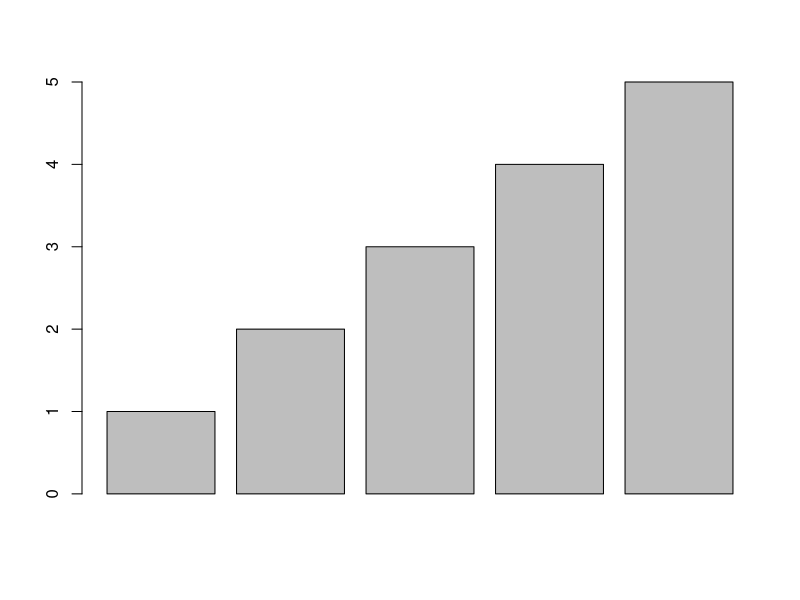
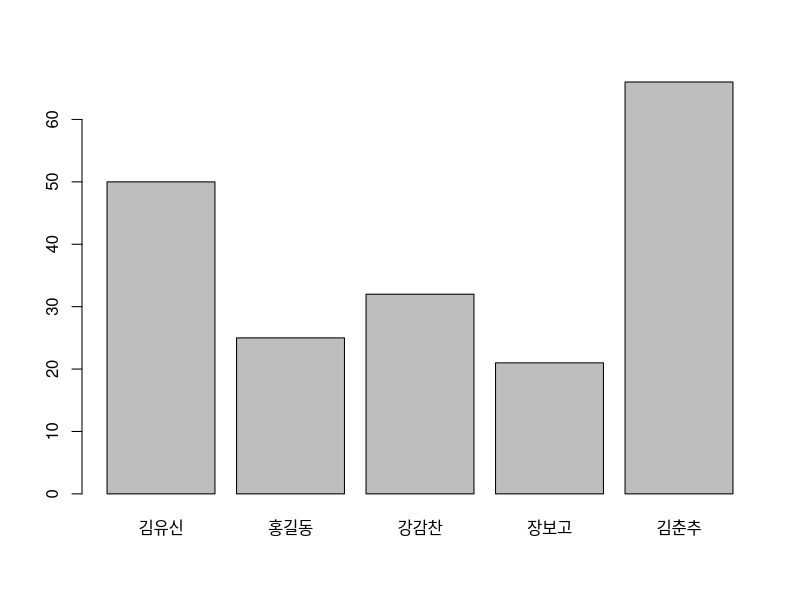
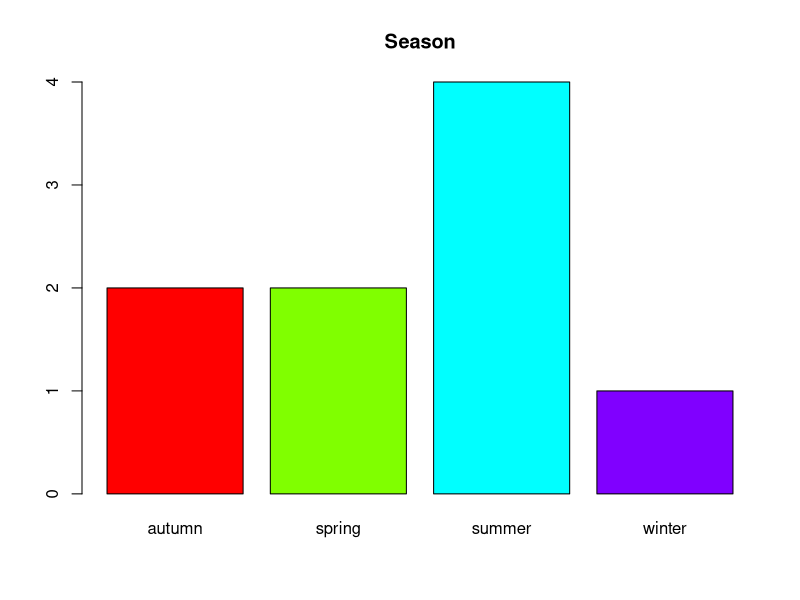
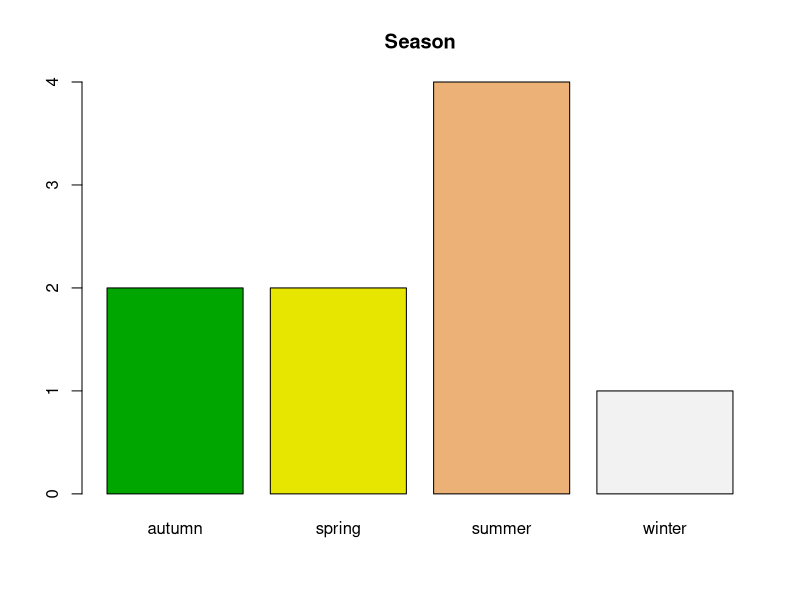
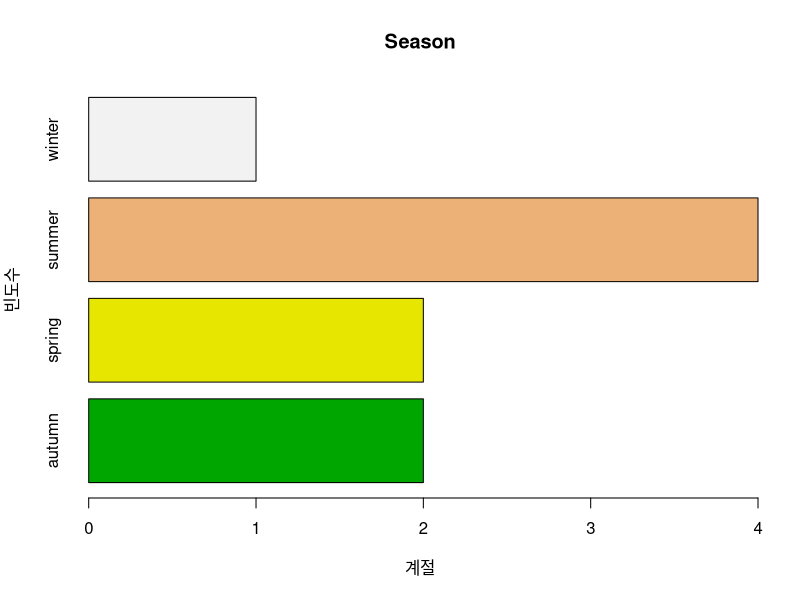
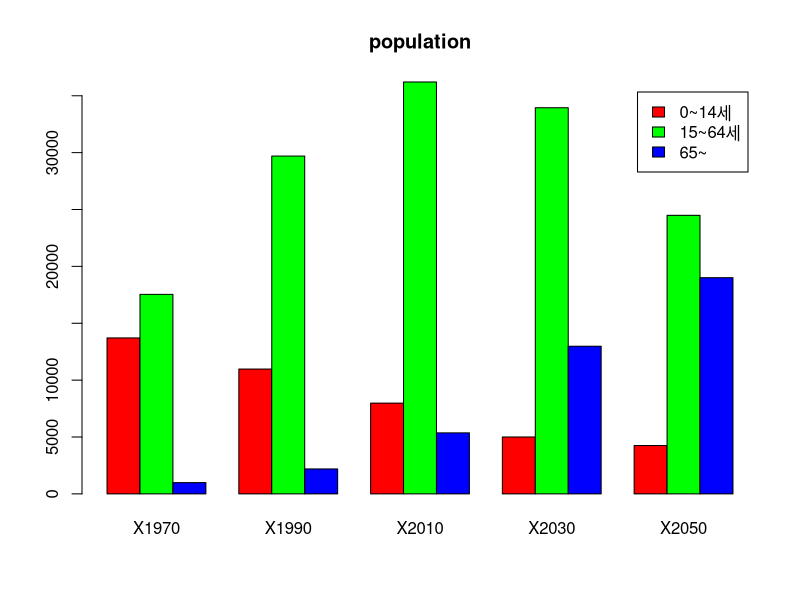

These charts were generated, in order, by the following R code:
# 날짜 : 2021-06-29
# 이름 : 박재형
# 내용 : barplot 막대차트 - p140

# 기본 막대차트
count <- c(1, 2, 3, 4, 5)
barplot(count)


score <- c(50, 25, 32, 21, 66)
names(score) <- c("김유신", "홍길동", "강감찬", "장보고", "김춘추")
barplot(score)

# 범주형 막대차트
season <- c("winter", "summer", "spring", "summer", "summer", "autumn", "summer", "autumn", "spring")

season
ds <- table(season)
ds

barplot(ds, main = "Season",
        col = rainbow(4))

barplot(ds, main = "Season",
        col = terrain.colors(4))

barplot(ds, main = "Season",
        col = terrain.colors(4),
        xlab = "계절",
        ylab = "빈도수",
        horiz = T)

# 누적 막대그래프
df_sample <- read.csv("../file/sample_population.csv")
df_sample

matrix_sample <- as.matrix(df_sample)
matrix_sample

barplot(matrix_sample, main = "population", col = rainbow(3),
        beside = T,
        legend.text = c("0~14세", "15~64세", "65~")
        )


        





































